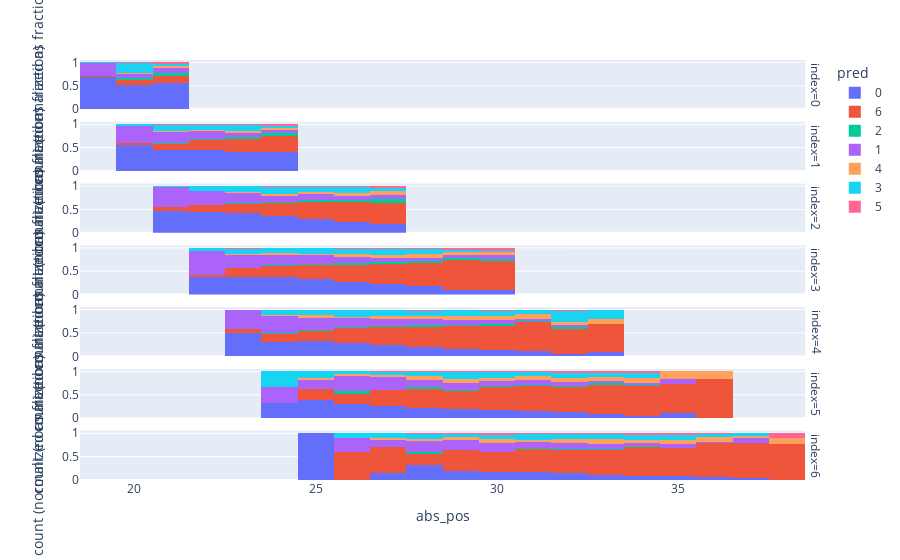

Notebook code cell kept with this figure:
### Markdown cell above
Plot histogram of the prediction results

### Code cell
px.histogram(df, x="abs_pos", color="pred", facet_row="index", barnorm="fraction").show()

### Figure 1 — Plotly figure (JSON) as saved in the notebook; plotly's stock layout.template omitted (floating-point values rounded to 4 significant figures; data arrays with more than 128 entries replaced by an {"elided": "..."} marker saying what was removed)
{"data": [{"alignmentgroup": "True", "bingroup": "x", "hovertemplate": "pred=0<br>index=0<br>abs_pos=%{x}<br>count (normalized as fraction)=%{y}<extra></extra>", "legendgroup": "0", "marker": {"color": "#636efa", "pattern": {"shape": ""}}, "name": "0", "offsetgroup": "0", "orientation": "v", "showlegend": true, "type": "histogram", "x": {"elided": "1505 int values"}, "xaxis": "x7", "yaxis": "y7"}, {"alignmentgroup": "True", "bingroup": "x", "hovertemplate": "pred=0<br>index=1<br>abs_pos=%{x}<br>count (normalized as fraction)=%{y}<extra></extra>", "legendgroup": "0", "marker": {"color": "#636efa", "pattern": {"shape": ""}}, "name": "0", "offsetgroup": "0", "orientation": "v", "showlegend": false, "type": "histogram", "x": {"elided": "1148 int values"}, "xaxis": "x6", "yaxis": "y6"}, {"alignmentgroup": "True", "bingroup": "x", "hovertemplate": "pred=0<br>index=2<br>abs_pos=%{x}<br>count (normalized as fraction)=%{y}<extra></extra>", "legendgroup": "0", "marker": {"color": "#636efa", "pattern": {"shape": ""}}, "name": "0", "offsetgroup": "0", "orientation": "v", "showlegend": false, "type": "histogram", "x": {"elided": "893 int values"}, "xaxis": "x5", "yaxis": "y5"}, {"alignmentgroup": "True", "bingroup": "x", "hovertemplate": "pred=0<br>index=3<br>abs_pos=%{x}<br>count (normalized as fraction)=%{y}<extra></extra>", "legendgroup": "0", "marker": {"color": "#636efa", "pattern": {"shape": ""}}, "name": "0", "offsetgroup": "0", "orientation": "v", "showlegend": false, "type": "histogram", "x": {"elided": "698 int values"}, "xaxis": "x4", "yaxis": "y4"}, {"alignmentgroup": "True", "bingroup": "x", "hovertemplate": "pred=0<br>index=4<br>abs_pos=%{x}<br>count (normalized as fraction)=%{y}<extra></extra>", "legendgroup": "0", "marker": {"color": "#636efa", "pattern": {"shape": ""}}, "name": "0", "offsetgroup": "0", "orientation": "v", "showlegend": false, "type": "histogram", "x": {"elided": "519 int values"}, "xaxis": "x3", "yaxis": "y3"}, {"alignmentgroup": "True", "bingroup": "x", "hovertemplate": "pred=0<br>index=5<br>abs_pos=%{x}<br>count (normalized as fraction)=%{y}<extra></extra>", "legendgroup": "0", "marker": {"color": "#636efa", "pattern": {"shape": ""}}, "name": "0", "offsetgroup": "0", "orientation": "v", "showlegend": false, "type": "histogram", "x": {"elided": "451 int values"}, "xaxis": "x2", "yaxis": "y2"}, {"alignmentgroup": "True", "bingroup": "x", "hovertemplate": "pred=0<br>index=6<br>abs_pos=%{x}<br>count (normalized as fraction)=%{y}<extra></extra>", "legendgroup": "0", "marker": {"color": "#636efa", "pattern": {"shape": ""}}, "name": "0", "offsetgroup": "0", "orientation": "v", "showlegend": false, "type": "histogram", "x": {"elided": "355 int values"}, "xaxis": "x", "yaxis": "y"}, {"alignmentgroup": "True", "bingroup": "x", "hovertemplate": "pred=6<br>index=0<br>abs_pos=%{x}<br>count (normalized as fraction)=%{y}<extra></extra>", "legendgroup": "6", "marker": {"color": "#EF553B", "pattern": {"shape": ""}}, "name": "6", "offsetgroup": "6", "orientation": "v", "showlegend": true, "type": "histogram", "x": {"elided": "250 int values"}, "xaxis": "x7", "yaxis": "y7"}, {"alignmentgroup": "True", "bingroup": "x", "hovertemplate": "pred=6<br>index=1<br>abs_pos=%{x}<br>count (normalized as fraction)=%{y}<extra></extra>", "legendgroup": "6", "marker": {"color": "#EF553B", "pattern": {"shape": ""}}, "name": "6", "offsetgroup": "6", "orientation": "v", "showlegend": false, "type": "histogram", "x": {"elided": "524 int values"}, "xaxis": "x6", "yaxis": "y6"}, {"alignmentgroup": "True", "bingroup": "x", "hovertemplate": "pred=6<br>index=2<br>abs_pos=%{x}<br>count (normalized as fraction)=%{y}<extra></extra>", "legendgroup": "6", "marker": {"color": "#EF553B", "pattern": {"shape": ""}}, "name": "6", "offsetgroup": "6", "orientation": "v", "showlegend": false, "type": "histogram", "x": {"elided": "730 int values"}, "xaxis": "x5", "yaxis": "y5"}, {"alignmentgroup": "True", "bingroup": "x", "hovertemplate": "pred=6<br>index=3<br>abs_pos=%{x}<br>count (normalized as fraction)=%{y}<extra></extra>", "legendgroup": "6", "marker": {"color": "#EF553B", "pattern": {"shape": ""}}, "name": "6", "offsetgroup": "6", "orientation": "v", "showlegend": false, "type": "histogram", "x": {"elided": "943 int values"}, "xaxis": "x4", "yaxis": "y4"}, {"alignmentgroup": "True", "bingroup": "x", "hovertemplate": "pred=6<br>index=4<br>abs_pos=%{x}<br>count (normalized as fraction)=%{y}<extra></extra>", "legendgroup": "6", "marker": {"color": "#EF553B", "pattern": {"shape": ""}}, "name": "6", "offsetgroup": "6", "orientation": "v", "showlegend": false, "type": "histogram", "x": {"elided": "1101 int values"}, "xaxis": "x3", "yaxis": "y3"}, {"alignmentgroup": "True", "bingroup": "x", "hovertemplate": "pred=6<br>index=5<br>abs_pos=%{x}<br>count (normalized as fraction)=%{y}<extra></extra>", "legendgroup": "6", "marker": {"color": "#EF553B", "pattern": {"shape": ""}}, "name": "6", "offsetgroup": "6", "orientation": "v", "showlegend": false, "type": "histogram", "x": {"elided": "1211 int values"}, "xaxis": "x2", "yaxis": "y2"}, {"alignmentgroup": "True", "bingroup": "x", "hovertemplate": "pred=6<br>index=6<br>abs_pos=%{x}<br>count (normalized as fraction)=%{y}<extra></extra>", "legendgroup": "6", "marker": {"color": "#EF553B", "pattern": {"shape": ""}}, "name": "6", "offsetgroup": "6", "orientation": "v", "showlegend": false, "type": "histogram", "x": {"elided": "1322 int values"}, "xaxis": "x", "yaxis": "y"}, {"alignmentgroup": "True", "bingroup": "x", "hovertemplate": "pred=2<br>index=0<br>abs_pos=%{x}<br>count (normalized as fraction)=%{y}<extra></extra>", "legendgroup": "2", "marker": {"color": "#00cc96", "pattern": {"shape": ""}}, "name": "2", "offsetgroup": "2", "orientation": "v", "showlegend": true, "type": "histogram", "x": [21, 21, 21, 20, 21, 21, 21, 20, 21, 21, 19, 19, 20, 20, 21, 21, 21, 20, 21, 21, 21, 21, 20, 20, 19, 20, 21, 21, 20, 20, 20, 21, 20, 21, 21, 21, 21, 21, 20, 19, 21, 21, 21, 21, 21, 19, 21, 21, 19, 21, 21, 20, 20, 21, 19, 21, 21, 21, 20, 21, 20, 21, 20, 21, 21, 20, 21, 20, 21, 20, 19, 21, 20], "xaxis": "x7", "yaxis": "y7"}, {"alignmentgroup": "True", "bingroup": "x", "hovertemplate": "pred=2<br>index=1<br>abs_pos=%{x}<br>count (normalized as fraction)=%{y}<extra></extra>", "legendgroup": "2", "marker": {"color": "#00cc96", "pattern": {"shape": ""}}, "name": "2", "offsetgroup": "2", "orientation": "v", "showlegend": false, "type": "histogram", "x": [22, 23, 23, 23, 24, 23, 24, 23, 21, 22, 21, 24, 24, 21, 22, 22, 23, 22, 23, 22, 24, 23, 22, 23, 24, 22, 22, 24, 23, 23, 21, 24, 22, 22, 22, 22, 23, 24, 22, 22, 22, 24, 22, 24, 21, 24, 23, 23, 23, 23, 24, 23, 22, 23, 22, 23, 22, 21, 23, 23, 23, 22, 22, 23, 23], "xaxis": "x6", "yaxis": "y6"}, {"alignmentgroup": "True", "bingroup": "x", "hovertemplate": "pred=2<br>index=2<br>abs_pos=%{x}<br>count (normalized as fraction)=%{y}<extra></extra>", "legendgroup": "2", "marker": {"color": "#00cc96", "pattern": {"shape": ""}}, "name": "2", "offsetgroup": "2", "orientation": "v", "showlegend": false, "type": "histogram", "x": [24, 26, 25, 27, 24, 25, 26, 25, 26, 26, 23, 23, 25, 23, 25, 23, 25, 24, 24, 23, 25, 24, 23, 24, 24, 25, 25, 24, 25, 24, 26, 25, 25, 24, 26, 25, 25, 23, 27, 23, 25, 24, 23, 24, 26, 27, 26, 26, 23, 24, 25, 25, 25, 27, 26, 24, 26, 23, 25, 24, 25, 27, 24, 24, 23, 27, 24, 24, 25, 26, 25, 26, 25, 25], "xaxis": "x5", "yaxis": "y5"}, {"alignmentgroup": "True", "bingroup": "x", "hovertemplate": "pred=2<br>index=3<br>abs_pos=%{x}<br>count (normalized as fraction)=%{y}<extra></extra>", "legendgroup": "2", "marker": {"color": "#00cc96", "pattern": {"shape": ""}}, "name": "2", "offsetgroup": "2", "orientation": "v", "showlegend": false, "type": "histogram", "x": [27, 26, 27, 25, 27, 25, 27, 26, 27, 29, 25, 30, 25, 27, 26, 25, 28, 26, 27, 25, 25, 27, 28, 27, 27, 26, 24, 27, 27, 28, 24, 28, 28, 27, 25, 25, 26, 28, 27, 29, 26, 27, 25, 29, 28, 26, 24, 28, 28, 27, 25, 26, 26, 29, 29, 26, 28, 26, 28, 26, 28, 26, 24, 25, 26, 26, 26, 26, 26, 29, 27, 27, 27, 28, 28, 24, 25, 25, 27, 27, 26, 25, 28, 28, 28], "xaxis": "x4", "yaxis": "y4"}, {"alignmentgroup": "True", "bingroup": "x", "hovertemplate": "pred=2<br>index=4<br>abs_pos=%{x}<br>count (normalized as fraction)=%{y}<extra></extra>", "legendgroup": "2", "marker": {"color": "#00cc96", "pattern": {"shape": ""}}, "name": "2", "offsetgroup": "2", "orientation": "v", "showlegend": false, "type": "histogram", "x": [28, 25, 30, 29, 29, 29, 30, 30, 28, 27, 28, 30, 29, 27, 29, 30, 26, 28, 30, 30, 27, 30, 30, 30, 31, 27, 28, 28, 30, 28, 31, 27, 30, 31, 28, 28, 28, 28, 25, 30, 29, 28, 28, 27, 27, 27, 29, 31, 29, 25, 24, 26, 30, 32, 30, 30, 32, 28, 29, 27, 28, 29, 29, 28, 27, 26], "xaxis": "x3", "yaxis": "y3"}, {"alignmentgroup": "True", "bingroup": "x", "hovertemplate": "pred=2<br>index=5<br>abs_pos=%{x}<br>count (normalized as fraction)=%{y}<extra></extra>", "legendgroup": "2", "marker": {"color": "#00cc96", "pattern": {"shape": ""}}, "name": "2", "offsetgroup": "2", "orientation": "v", "showlegend": false, "type": "histogram", "x": [34, 31, 31, 28, 32, 29, 29, 32, 32, 28, 33, 28, 33, 28, 30, 29, 31, 34, 29, 31, 28, 30, 29, 29, 28, 33, 32, 30, 28, 29, 31, 31, 30, 33, 32, 29, 27, 31, 26, 30, 30, 28, 28, 33, 29, 30, 33, 30, 30, 27, 29, 33, 28, 32, 26, 32, 26, 31, 29], "xaxis": "x2", "yaxis": "y2"}, {"alignmentgroup": "True", "bingroup": "x", "hovertemplate": "pred=2<br>index=6<br>abs_pos=%{x}<br>count (normalized as fraction)=%{y}<extra></extra>", "legendgroup": "2", "marker": {"color": "#00cc96", "pattern": {"shape": ""}}, "name": "2", "offsetgroup": "2", "orientation": "v", "showlegend": false, "type": "histogram", "x": [32, 31, 33, 31, 31, 34, 33, 33, 32, 31, 33, 32, 33, 32, 30, 31, 34, 31, 31, 32, 29, 30, 33, 34, 31, 34, 33, 32, 33, 33, 31, 33, 34, 35, 32, 32, 28, 29, 28], "xaxis": "x", "yaxis": "y"}, {"alignmentgroup": "True", "bingroup": "x", "hovertemplate": "pred=1<br>index=0<br>abs_pos=%{x}<br>count (normalized as fraction)=%{y}<extra></extra>", "legendgroup": "1", "marker": {"color": "#ab63fa", "pattern": {"shape": ""}}, "name": "1", "offsetgroup": "1", "orientation": "v", "showlegend": true, "type": "histogram", "x": {"elided": "399 int values"}, "xaxis": "x7", "yaxis": "y7"}, {"alignmentgroup": "True", "bingroup": "x", "hovertemplate": "pred=1<br>index=1<br>abs_pos=%{x}<br>count (normalized as fraction)=%{y}<extra></extra>", "legendgroup": "1", "marker": {"color": "#ab63fa", "pattern": {"shape": ""}}, "name": "1", "offsetgroup": "1", "orientation": "v", "showlegend": false, "type": "histogram", "x": {"elided": "450 int values"}, "xaxis": "x6", "yaxis": "y6"}, {"alignmentgroup": "True", "bingroup": "x", "hovertemplate": "pred=1<br>index=2<br>abs_pos=%{x}<br>count (normalized as fraction)=%{y}<extra></extra>", "legendgroup": "1", "marker": {"color": "#ab63fa", "pattern": {"shape": ""}}, "name": "1", "offsetgroup": "1", "orientation": "v", "showlegend": false, "type": "histogram", "x": {"elided": "427 int values"}, "xaxis": "x5", "yaxis": "y5"}, {"alignmentgroup": "True", "bingroup": "x", "hovertemplate": "pred=1<br>index=3<br>abs_pos=%{x}<br>count (normalized as fraction)=%{y}<extra></extra>", "legendgroup": "1", "marker": {"color": "#ab63fa", "pattern": {"shape": ""}}, "name": "1", "offsetgroup": "1", "orientation": "v", "showlegend": false, "type": "histogram", "x": {"elided": "374 int values"}, "xaxis": "x4", "yaxis": "y4"}, {"alignmentgroup": "True", "bingroup": "x", "hovertemplate": "pred=1<br>index=4<br>abs_pos=%{x}<br>count (normalized as fraction)=%{y}<extra></extra>", "legendgroup": "1", "marker": {"color": "#ab63fa", "pattern": {"shape": ""}}, "name": "1", "offsetgroup": "1", "orientation": "v", "showlegend": false, "type": "histogram", "x": {"elided": "359 int values"}, "xaxis": "x3", "yaxis": "y3"}, {"alignmentgroup": "True", "bingroup": "x", "hovertemplate": "pred=1<br>index=5<br>abs_pos=%{x}<br>count (normalized as fraction)=%{y}<extra></extra>", "legendgroup": "1", "marker": {"color": "#ab63fa", "pattern": {"shape": ""}}, "name": "1", "offsetgroup": "1", "orientation": "v", "showlegend": false, "type": "histogram", "x": {"elided": "331 int values"}, "xaxis": "x2", "yaxis": "y2"}, {"alignmentgroup": "True", "bingroup": "x", "hovertemplate": "pred=1<br>index=6<br>abs_pos=%{x}<br>count (normalized as fraction)=%{y}<extra></extra>", "legendgroup": "1", "marker": {"color": "#ab63fa", "pattern": {"shape": ""}}, "name": "1", "offsetgroup": "1", "orientation": "v", "showlegend": false, "type": "histogram", "x": {"elided": "319 int values"}, "xaxis": "x", "yaxis": "y"}, {"alignmentgroup": "True", "bingroup": "x", "hovertemplate": "pred=4<br>index=0<br>abs_pos=%{x}<br>count (normalized as fraction)=%{y}<extra></extra>", "legendgroup": "4", "marker": {"color": "#FFA15A", "pattern": {"shape": ""}}, "name": "4", "offsetgroup": "4", "orientation": "v", "showlegend": true, "type": "histogram", "x": [20, 20, 20, 21, 21, 20, 21, 20, 20, 21, 20, 21, 21, 20, 21, 21, 21, 21, 21, 21, 20, 21, 21, 21, 21, 20, 21, 20, 21, 21, 21, 20, 21, 21, 21, 20, 20, 21, 21, 20, 20, 21, 21, 21, 21, 21, 20, 21, 20, 21, 20, 20, 20, 20, 21, 21, 21, 21, 21, 21, 20, 20, 21, 21, 21], "xaxis": "x7", "yaxis": "y7"}, {"alignmentgroup": "True", "bingroup": "x", "hovertemplate": "pred=4<br>index=1<br>abs_pos=%{x}<br>count (normalized as fraction)=%{y}<extra></extra>", "legendgroup": "4", "marker": {"color": "#FFA15A", "pattern": {"shape": ""}}, "name": "4", "offsetgroup": "4", "orientation": "v", "showlegend": false, "type": "histogram", "x": [23, 21, 21, 23, 23, 21, 24, 22, 23, 24, 22, 24, 23, 23, 23, 22, 23, 21, 23, 22, 23, 22, 24, 22, 22, 22, 23, 21, 24, 22, 22, 24, 22, 23, 21, 23, 22, 23, 21, 23, 22, 22, 23, 22, 21, 22, 24, 22, 22, 22, 24, 24, 23, 24, 21, 22, 22, 24, 23, 22, 21, 23, 22], "xaxis": "x6", "yaxis": "y6"}, {"alignmentgroup": "True", "bingroup": "x", "hovertemplate": "pred=4<br>index=2<br>abs_pos=%{x}<br>count (normalized as fraction)=%{y}<extra></extra>", "legendgroup": "4", "marker": {"color": "#FFA15A", "pattern": {"shape": ""}}, "name": "4", "offsetgroup": "4", "orientation": "v", "showlegend": false, "type": "histogram", "x": [23, 24, 26, 24, 25, 23, 23, 25, 22, 23, 24, 26, 27, 25, 23, 22, 24, 23, 25, 25, 26, 23, 25, 27, 26, 25, 24, 26, 25, 24, 27, 24, 23, 26, 26, 26, 24, 25, 24, 26, 22, 25, 23, 24, 24, 24, 26, 26, 24, 25, 23, 24, 25, 24, 25, 25, 25, 26, 26, 24, 25, 25, 23, 26, 25, 26, 25, 27, 23, 25, 24, 24, 24, 26, 26, 23, 22, 26, 23, 25, 24, 24, 25, 23, 23, 25, 26, 27, 24, 24, 26, 27, 24, 27, 24, 23, 27], "xaxis": "x5", "yaxis": "y5"}, {"alignmentgroup": "True", "bingroup": "x", "hovertemplate": "pred=4<br>index=3<br>abs_pos=%{x}<br>count (normalized as fraction)=%{y}<extra></extra>", "legendgroup": "4", "marker": {"color": "#FFA15A", "pattern": {"shape": ""}}, "name": "4", "offsetgroup": "4", "orientation": "v", "showlegend": false, "type": "histogram", "x": {"elided": "132 int values"}, "xaxis": "x4", "yaxis": "y4"}, {"alignmentgroup": "True", "bingroup": "x", "hovertemplate": "pred=4<br>index=4<br>abs_pos=%{x}<br>count (normalized as fraction)=%{y}<extra></extra>", "legendgroup": "4", "marker": {"color": "#FFA15A", "pattern": {"shape": ""}}, "name": "4", "offsetgroup": "4", "orientation": "v", "showlegend": false, "type": "histogram", "x": {"elided": "170 int values"}, "xaxis": "x3", "yaxis": "y3"}, {"alignmentgroup": "True", "bingroup": "x", "hovertemplate": "pred=4<br>index=5<br>abs_pos=%{x}<br>count (normalized as fraction)=%{y}<extra></extra>", "legendgroup": "4", "marker": {"color": "#FFA15A", "pattern": {"shape": ""}}, "name": "4", "offsetgroup": "4", "orientation": "v", "showlegend": false, "type": "histogram", "x": {"elided": "191 int values"}, "xaxis": "x2", "yaxis": "y2"}, {"alignmentgroup": "True", "bingroup": "x", "hovertemplate": "pred=4<br>index=6<br>abs_pos=%{x}<br>count (normalized as fraction)=%{y}<extra></extra>", "legendgroup": "4", "marker": {"color": "#FFA15A", "pattern": {"shape": ""}}, "name": "4", "offsetgroup": "4", "orientation": "v", "showlegend": false, "type": "histogram", "x": {"elided": "207 int values"}, "xaxis": "x", "yaxis": "y"}, {"alignmentgroup": "True", "bingroup": "x", "hovertemplate": "pred=3<br>index=0<br>abs_pos=%{x}<br>count (normalized as fraction)=%{y}<extra></extra>", "legendgroup": "3", "marker": {"color": "#19d3f3", "pattern": {"shape": ""}}, "name": "3", "offsetgroup": "3", "orientation": "v", "showlegend": true, "type": "histogram", "x": {"elided": "229 int values"}, "xaxis": "x7", "yaxis": "y7"}, {"alignmentgroup": "True", "bingroup": "x", "hovertemplate": "pred=3<br>index=1<br>abs_pos=%{x}<br>count (normalized as fraction)=%{y}<extra></extra>", "legendgroup": "3", "marker": {"color": "#19d3f3", "pattern": {"shape": ""}}, "name": "3", "offsetgroup": "3", "orientation": "v", "showlegend": false, "type": "histogram", "x": {"elided": "277 int values"}, "xaxis": "x6", "yaxis": "y6"}, {"alignmentgroup": "True", "bingroup": "x", "hovertemplate": "pred=3<br>index=2<br>abs_pos=%{x}<br>count (normalized as fraction)=%{y}<extra></extra>", "legendgroup": "3", "marker": {"color": "#19d3f3", "pattern": {"shape": ""}}, "name": "3", "offsetgroup": "3", "orientation": "v", "showlegend": false, "type": "histogram", "x": {"elided": "306 int values"}, "xaxis": "x5", "yaxis": "y5"}, {"alignmentgroup": "True", "bingroup": "x", "hovertemplate": "pred=3<br>index=3<br>abs_pos=%{x}<br>count (normalized as fraction)=%{y}<extra></extra>", "legendgroup": "3", "marker": {"color": "#19d3f3", "pattern": {"shape": ""}}, "name": "3", "offsetgroup": "3", "orientation": "v", "showlegend": false, "type": "histogram", "x": {"elided": "280 int values"}, "xaxis": "x4", "yaxis": "y4"}, {"alignmentgroup": "True", "bingroup": "x", "hovertemplate": "pred=3<br>index=4<br>abs_pos=%{x}<br>count (normalized as fraction)=%{y}<extra></extra>", "legendgroup": "3", "marker": {"color": "#19d3f3", "pattern": {"shape": ""}}, "name": "3", "offsetgroup": "3", "orientation": "v", "showlegend": false, "type": "histogram", "x": {"elided": "306 int values"}, "xaxis": "x3", "yaxis": "y3"}, {"alignmentgroup": "True", "bingroup": "x", "hovertemplate": "pred=3<br>index=5<br>abs_pos=%{x}<br>count (normalized as fraction)=%{y}<extra></extra>", "legendgroup": "3", "marker": {"color": "#19d3f3", "pattern": {"shape": ""}}, "name": "3", "offsetgroup": "3", "orientation": "v", "showlegend": false, "type": "histogram", "x": {"elided": "268 int values"}, "xaxis": "x2", "yaxis": "y2"}, {"alignmentgroup": "True", "bingroup": "x", "hovertemplate": "pred=3<br>index=6<br>abs_pos=%{x}<br>count (normalized as fraction)=%{y}<extra></extra>", "legendgroup": "3", "marker": {"color": "#19d3f3", "pattern": {"shape": ""}}, "name": "3", "offsetgroup": "3", "orientation": "v", "showlegend": false, "type": "histogram", "x": {"elided": "272 int values"}, "xaxis": "x", "yaxis": "y"}, {"alignmentgroup": "True", "bingroup": "x", "hovertemplate": "pred=5<br>index=0<br>abs_pos=%{x}<br>count (normalized as fraction)=%{y}<extra></extra>", "legendgroup": "5", "marker": {"color": "#FF6692", "pattern": {"shape": ""}}, "name": "5", "offsetgroup": "5", "orientation": "v", "showlegend": true, "type": "histogram", "x": [20, 21, 20, 21, 20, 21, 21, 21, 21, 21, 20, 21, 20, 21, 21, 20, 20, 21, 21, 21, 20, 21, 21, 21, 21, 20, 21, 20, 21, 21, 21, 21, 21, 21, 20, 21, 21, 20, 20], "xaxis": "x7", "yaxis": "y7"}, {"alignmentgroup": "True", "bingroup": "x", "hovertemplate": "pred=5<br>index=1<br>abs_pos=%{x}<br>count (normalized as fraction)=%{y}<extra></extra>", "legendgroup": "5", "marker": {"color": "#FF6692", "pattern": {"shape": ""}}, "name": "5", "offsetgroup": "5", "orientation": "v", "showlegend": false, "type": "histogram", "x": [21, 22, 23, 22, 24, 22, 22, 24, 21, 23, 21, 22, 22, 23, 22, 24, 22, 23, 22, 24, 24, 22, 24, 23, 22, 23, 22, 23, 24, 23, 24, 22, 23], "xaxis": "x6", "yaxis": "y6"}, {"alignmentgroup": "True", "bingroup": "x", "hovertemplate": "pred=5<br>index=2<br>abs_pos=%{x}<br>count (normalized as fraction)=%{y}<extra></extra>", "legendgroup": "5", "marker": {"color": "#FF6692", "pattern": {"shape": ""}}, "name": "5", "offsetgroup": "5", "orientation": "v", "showlegend": false, "type": "histogram", "x": [24, 24, 25, 25, 24, 25, 27, 27, 27, 26, 23, 25, 26, 26, 23, 24, 24, 24, 25, 25, 24, 25, 24, 25, 25, 24, 25, 25, 24, 25, 24, 25, 26], "xaxis": "x5", "yaxis": "y5"}, {"alignmentgroup": "True", "bingroup": "x", "hovertemplate": "pred=5<br>index=3<br>abs_pos=%{x}<br>count (normalized as fraction)=%{y}<extra></extra>", "legendgroup": "5", "marker": {"color": "#FF6692", "pattern": {"shape": ""}}, "name": "5", "offsetgroup": "5", "orientation": "v", "showlegend": false, "type": "histogram", "x": [28, 30, 28, 26, 27, 25, 27, 26, 27, 23, 28, 25, 26, 27, 28, 26, 27, 27, 26, 25, 24, 28, 26, 27, 27, 28, 29, 25, 23, 28, 26, 27, 26, 26, 29, 28, 30, 25, 26, 24, 24, 26, 29, 28, 27, 28, 29, 29], "xaxis": "x4", "yaxis": "y4"}, {"alignmentgroup": "True", "bingroup": "x", "hovertemplate": "pred=5<br>index=4<br>abs_pos=%{x}<br>count (normalized as fraction)=%{y}<extra></extra>", "legendgroup": "5", "marker": {"color": "#FF6692", "pattern": {"shape": ""}}, "name": "5", "offsetgroup": "5", "orientation": "v", "showlegend": false, "type": "histogram", "x": [30, 29, 28, 29, 28, 27, 27, 29, 28, 26, 28, 25, 30, 32, 26, 27, 27, 30, 29, 28, 26, 28, 27, 26, 30, 30, 26, 32, 31, 29, 28, 30, 28, 31, 29, 28, 28, 29, 31], "xaxis": "x3", "yaxis": "y3"}, {"alignmentgroup": "True", "bingroup": "x", "hovertemplate": "pred=5<br>index=5<br>abs_pos=%{x}<br>count (normalized as fraction)=%{y}<extra></extra>", "legendgroup": "5", "marker": {"color": "#FF6692", "pattern": {"shape": ""}}, "name": "5", "offsetgroup": "5", "orientation": "v", "showlegend": false, "type": "histogram", "x": [30, 33, 28, 32, 29, 33, 32, 32, 32, 30, 31, 29, 27, 30, 34, 33, 30, 32, 30, 28, 29, 28, 29, 32, 32, 29, 28, 33, 29, 30, 30, 31, 32, 30, 31, 29, 29, 30, 32, 30, 31, 34, 28, 32, 29, 31, 28, 30, 34], "xaxis": "x2", "yaxis": "y2"}, {"alignmentgroup": "True", "bingroup": "x", "hovertemplate": "pred=5<br>index=6<br>abs_pos=%{x}<br>count (normalized as fraction)=%{y}<extra></extra>", "legendgroup": "5", "marker": {"color": "#FF6692", "pattern": {"shape": ""}}, "name": "5", "offsetgroup": "5", "orientation": "v", "showlegend": false, "type": "histogram", "x": [33, 35, 34, 34, 34, 34, 33, 33, 29, 34, 33, 30, 31, 33, 30, 33, 34, 34, 35, 32, 30, 32, 30, 35, 31, 33, 33, 35, 38, 30, 30, 35, 30, 35, 34, 28, 36, 30, 35, 34, 30, 32, 33, 34, 36, 31], "xaxis": "x", "yaxis": "y"}], "layout": {"annotations": [{"font": {}, "showarrow": false, "text": "index=6", "textangle": 90, "x": 0.98, "xanchor": "left", "xref": "paper", "y": 0.05857, "yanchor": "middle", "yref": "paper"}, {"font": {}, "showarrow": false, "text": "index=5", "textangle": 90, "x": 0.98, "xanchor": "left", "xref": "paper", "y": 0.2057, "yanchor": "middle", "yref": "paper"}, {"font": {}, "showarrow": false, "text": "index=4", "textangle": 90, "x": 0.98, "xanchor": "left", "xref": "paper", "y": 0.3529, "yanchor": "middle", "yref": "paper"}, {"font": {}, "showarrow": false, "text": "index=3", "textangle": 90, "x": 0.98, "xanchor": "left", "xref": "paper", "y": 0.5, "yanchor": "middle", "yref": "paper"}, {"font": {}, "showarrow": false, "text": "index=2", "textangle": 90, "x": 0.98, "xanchor": "left", "xref": "paper", "y": 0.6471, "yanchor": "middle", "yref": "paper"}, {"font": {}, "showarrow": false, "text": "index=1", "textangle": 90, "x": 0.98, "xanchor": "left", "xref": "paper", "y": 0.7943, "yanchor": "middle", "yref": "paper"}, {"font": {}, "showarrow": false, "text": "index=0", "textangle": 90, "x": 0.98, "xanchor": "left", "xref": "paper", "y": 0.9414, "yanchor": "middle", "yref": "paper"}], "barmode": "relative", "barnorm": "fraction", "legend": {"title": {"text": "pred"}, "tracegroupgap": 0}, "margin": {"t": 60}, "xaxis": {"anchor": "y", "domain": [0, 0.98], "title": {"text": "abs_pos"}}, "xaxis2": {"anchor": "y2", "domain": [0, 0.98], "matches": "x", "showticklabels": false}, "xaxis3": {"anchor": "y3", "domain": [0, 0.98], "matches": "x", "showticklabels": false}, "xaxis4": {"anchor": "y4", "domain": [0, 0.98], "matches": "x", "showticklabels": false}, "xaxis5": {"anchor": "y5", "domain": [0, 0.98], "matches": "x", "showticklabels": false}, "xaxis6": {"anchor": "y6", "domain": [0, 0.98], "matches": "x", "showticklabels": false}, "xaxis7": {"anchor": "y7", "domain": [0, 0.98], "matches": "x", "showticklabels": false}, "yaxis": {"anchor": "x", "domain": [0, 0.1171], "title": {"text": "count (normalized as fraction)"}}, "yaxis2": {"anchor": "x2", "domain": [0.1471, 0.2643], "matches": "y", "title": {"text": "count (normalized as fraction)"}}, "yaxis3": {"anchor": "x3", "domain": [0.2943, 0.4114], "matches": "y", "title": {"text": "count (normalized as fraction)"}}, "yaxis4": {"anchor": "x4", "domain": [0.4414, 0.5586], "matches": "y", "title": {"text": "count (normalized as fraction)"}}, "yaxis5": {"anchor": "x5", "domain": [0.5886, 0.7057], "matches": "y", "title": {"text": "count (normalized as fraction)"}}, "yaxis6": {"anchor": "x6", "domain": [0.7357, 0.8529], "matches": "y", "title": {"text": "count (normalized as fraction)"}}, "yaxis7": {"anchor": "x7", "domain": [0.8829, 1.0], "matches": "y", "title": {"text": "count (normalized as fraction)"}}}}
